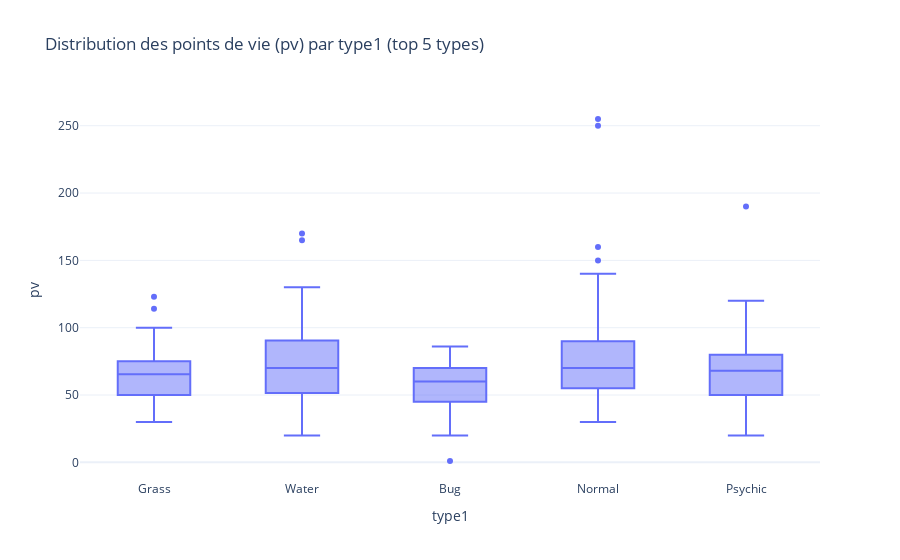

Write notebook code for a chart like this one.
### Code cell
# On a moyen de faire moins moche hein :

import plotly.express as px

fig = px.box(
    df_top5,
    x="type1",
    y="pv",
    title="Distribution des points de vie (pv) par type1 (top 5 types)",
)

fig.update_layout(template="plotly_white")

fig.show()

### Figure 1 — Plotly figure (JSON) as saved in the notebook; plotly's stock layout.template omitted (floating-point values rounded to 4 significant figures; data arrays with more than 128 entries replaced by an {"elided": "..."} marker saying what was removed)
{"data": [{"alignmentgroup": "True", "hovertemplate": "type1=%{x}<br>pv=%{y}<extra></extra>", "legendgroup": "", "marker": {"color": "#636efa"}, "name": "", "notched": false, "offsetgroup": "", "orientation": "v", "showlegend": false, "type": "box", "x": {"elided": "406 str values"}, "x0": " ", "xaxis": "x", "y": {"elided": "406 int values"}, "y0": " ", "yaxis": "y"}], "layout": {"boxmode": "group", "legend": {"tracegroupgap": 0}, "title": {"text": "Distribution des points de vie (pv) par type1 (top 5 types)"}, "xaxis": {"anchor": "y", "domain": [0, 1], "title": {"text": "type1"}}, "yaxis": {"anchor": "x", "domain": [0, 1], "title": {"text": "pv"}}}}
